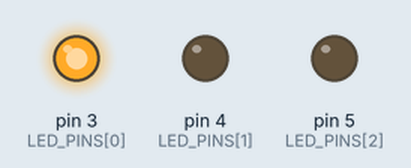
Recording of a sketch running on a simulated Arduino Uno, built with avr-gcc and run on an emulated ATmega328P. On the bench: output pins drawn as LEDs (lit = HIGH).

Above: at 0.15 s.
At 1.35 s:
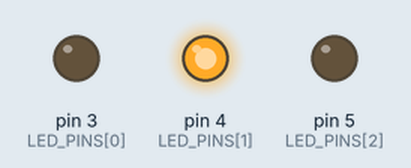
At 2.55 s:
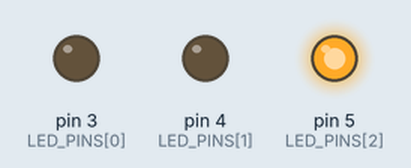
Timing chart, 0 to 3.0 s (numbered marks = the images above):
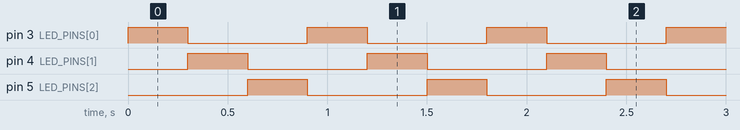

The sketch:

chase.ino
```cpp
const int LED_PINS[] = {3, 4, 5};
const int LED_COUNT = 3;

const unsigned long STEP_TIME = 300;

void setup() {
  for (int i = 0; i < LED_COUNT; i++) {
    pinMode(LED_PINS[i], OUTPUT);
  }
}

void loop() {
  for (int i = 0; i < LED_COUNT; i++) {
    digitalWrite(LED_PINS[i], HIGH);
    delay(STEP_TIME);
    digitalWrite(LED_PINS[i], LOW);
  }
}
```

Measured:
- by itself, pin 3 (LED_PINS[0]), pin 4 (LED_PINS[1]), pin 5 (LED_PINS[2]): alternates HIGH for 0.30 s and LOW for 0.60 s
- by itself, everything shown: repeats every 0.90 s, in 4 steps
